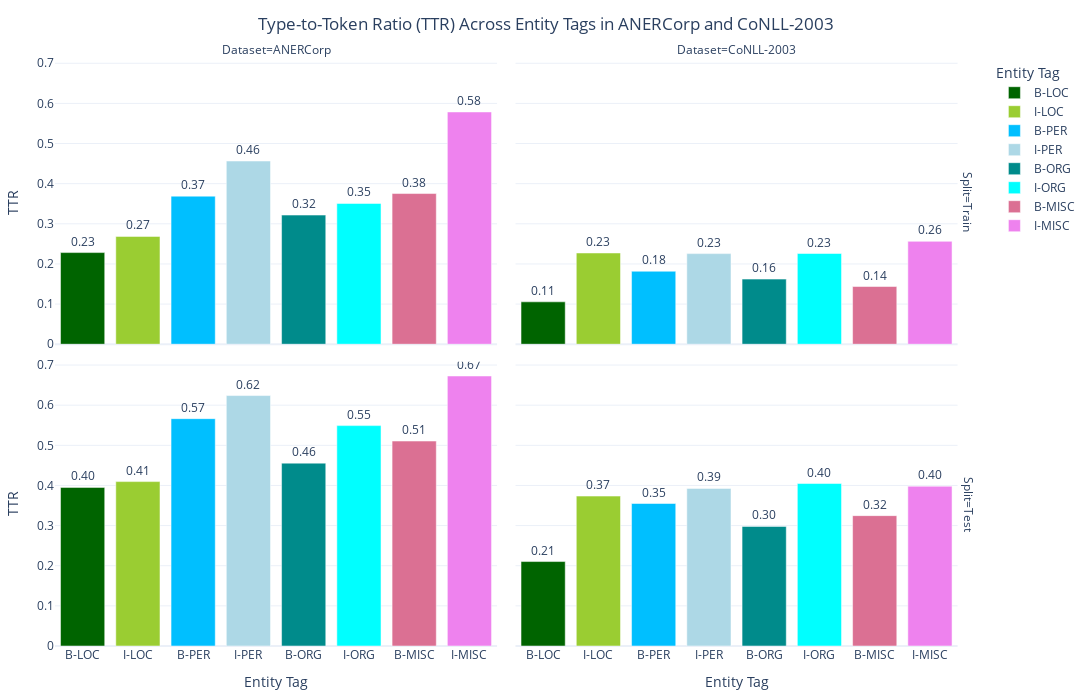

Here is the notebook cell this chart was saved with:
### Markdown cell above
# Lexical Diversity

### Code cell
# Initialize the TTR visualizer
ttr_visualizer = EntityTagTTRVisualizer(token_type_df)

# Preprocess the data
ttr_visualizer.preprocess_data()

# # Plot TTR bar chart for Train split
# ttr_visualizer.plot_bar_chart('Train')

# # Plot TTR bar chart for Test split
# ttr_visualizer.plot_bar_chart('Test')

# Plot faceted bar chart (Train/Test together)
ttr_visualizer.plot_faceted_bar_chart()

### Figure 1 — Plotly figure (JSON) as saved in the notebook; plotly's stock layout.template omitted (floating-point values rounded to 4 significant figures)
{"data": [{"alignmentgroup": "True", "hovertemplate": "Entity Tag=%{x}<br>Split=Train<br>Dataset=ANERCorp<br>TTR=%{text}<extra></extra>", "legendgroup": "B-LOC", "marker": {"color": "darkgreen", "pattern": {"shape": ""}}, "name": "B-LOC", "offsetgroup": "B-LOC", "orientation": "v", "showlegend": true, "text": [0.2283], "textposition": "outside", "texttemplate": "%{text:.2f}", "type": "bar", "x": ["B-LOC"], "xaxis": "x3", "y": [0.2283], "yaxis": "y3"}, {"alignmentgroup": "True", "hovertemplate": "Entity Tag=%{x}<br>Split=Train<br>Dataset=CoNLL-2003<br>TTR=%{text}<extra></extra>", "legendgroup": "B-LOC", "marker": {"color": "darkgreen", "pattern": {"shape": ""}}, "name": "B-LOC", "offsetgroup": "B-LOC", "orientation": "v", "showlegend": false, "text": [0.1056], "textposition": "outside", "texttemplate": "%{text:.2f}", "type": "bar", "x": ["B-LOC"], "xaxis": "x4", "y": [0.1056], "yaxis": "y4"}, {"alignmentgroup": "True", "hovertemplate": "Entity Tag=%{x}<br>Split=Test<br>Dataset=ANERCorp<br>TTR=%{text}<extra></extra>", "legendgroup": "B-LOC", "marker": {"color": "darkgreen", "pattern": {"shape": ""}}, "name": "B-LOC", "offsetgroup": "B-LOC", "orientation": "v", "showlegend": false, "text": [0.3952], "textposition": "outside", "texttemplate": "%{text:.2f}", "type": "bar", "x": ["B-LOC"], "xaxis": "x", "y": [0.3952], "yaxis": "y"}, {"alignmentgroup": "True", "hovertemplate": "Entity Tag=%{x}<br>Split=Test<br>Dataset=CoNLL-2003<br>TTR=%{text}<extra></extra>", "legendgroup": "B-LOC", "marker": {"color": "darkgreen", "pattern": {"shape": ""}}, "name": "B-LOC", "offsetgroup": "B-LOC", "orientation": "v", "showlegend": false, "text": [0.2104], "textposition": "outside", "texttemplate": "%{text:.2f}", "type": "bar", "x": ["B-LOC"], "xaxis": "x2", "y": [0.2104], "yaxis": "y2"}, {"alignmentgroup": "True", "hovertemplate": "Entity Tag=%{x}<br>Split=Train<br>Dataset=ANERCorp<br>TTR=%{text}<extra></extra>", "legendgroup": "I-LOC", "marker": {"color": "yellowgreen", "pattern": {"shape": ""}}, "name": "I-LOC", "offsetgroup": "I-LOC", "orientation": "v", "showlegend": true, "text": [0.2686], "textposition": "outside", "texttemplate": "%{text:.2f}", "type": "bar", "x": ["I-LOC"], "xaxis": "x3", "y": [0.2686], "yaxis": "y3"}, {"alignmentgroup": "True", "hovertemplate": "Entity Tag=%{x}<br>Split=Train<br>Dataset=CoNLL-2003<br>TTR=%{text}<extra></extra>", "legendgroup": "I-LOC", "marker": {"color": "yellowgreen", "pattern": {"shape": ""}}, "name": "I-LOC", "offsetgroup": "I-LOC", "orientation": "v", "showlegend": false, "text": [0.2273], "textposition": "outside", "texttemplate": "%{text:.2f}", "type": "bar", "x": ["I-LOC"], "xaxis": "x4", "y": [0.2273], "yaxis": "y4"}, {"alignmentgroup": "True", "hovertemplate": "Entity Tag=%{x}<br>Split=Test<br>Dataset=ANERCorp<br>TTR=%{text}<extra></extra>", "legendgroup": "I-LOC", "marker": {"color": "yellowgreen", "pattern": {"shape": ""}}, "name": "I-LOC", "offsetgroup": "I-LOC", "orientation": "v", "showlegend": false, "text": [0.4096], "textposition": "outside", "texttemplate": "%{text:.2f}", "type": "bar", "x": ["I-LOC"], "xaxis": "x", "y": [0.4096], "yaxis": "y"}, {"alignmentgroup": "True", "hovertemplate": "Entity Tag=%{x}<br>Split=Test<br>Dataset=CoNLL-2003<br>TTR=%{text}<extra></extra>", "legendgroup": "I-LOC", "marker": {"color": "yellowgreen", "pattern": {"shape": ""}}, "name": "I-LOC", "offsetgroup": "I-LOC", "orientation": "v", "showlegend": false, "text": [0.3735], "textposition": "outside", "texttemplate": "%{text:.2f}", "type": "bar", "x": ["I-LOC"], "xaxis": "x2", "y": [0.3735], "yaxis": "y2"}, {"alignmentgroup": "True", "hovertemplate": "Entity Tag=%{x}<br>Split=Train<br>Dataset=ANERCorp<br>TTR=%{text}<extra></extra>", "legendgroup": "B-PER", "marker": {"color": "deepskyblue", "pattern": {"shape": ""}}, "name": "B-PER", "offsetgroup": "B-PER", "orientation": "v", "showlegend": true, "text": [0.3689], "textposition": "outside", "texttemplate": "%{text:.2f}", "type": "bar", "x": ["B-PER"], "xaxis": "x3", "y": [0.3689], "yaxis": "y3"}, {"alignmentgroup": "True", "hovertemplate": "Entity Tag=%{x}<br>Split=Train<br>Dataset=CoNLL-2003<br>TTR=%{text}<extra></extra>", "legendgroup": "B-PER", "marker": {"color": "deepskyblue", "pattern": {"shape": ""}}, "name": "B-PER", "offsetgroup": "B-PER", "orientation": "v", "showlegend": false, "text": [0.1818], "textposition": "outside", "texttemplate": "%{text:.2f}", "type": "bar", "x": ["B-PER"], "xaxis": "x4", "y": [0.1818], "yaxis": "y4"}, {"alignmentgroup": "True", "hovertemplate": "Entity Tag=%{x}<br>Split=Test<br>Dataset=ANERCorp<br>TTR=%{text}<extra></extra>", "legendgroup": "B-PER", "marker": {"color": "deepskyblue", "pattern": {"shape": ""}}, "name": "B-PER", "offsetgroup": "B-PER", "orientation": "v", "showlegend": false, "text": [0.5664], "textposition": "outside", "texttemplate": "%{text:.2f}", "type": "bar", "x": ["B-PER"], "xaxis": "x", "y": [0.5664], "yaxis": "y"}, {"alignmentgroup": "True", "hovertemplate": "Entity Tag=%{x}<br>Split=Test<br>Dataset=CoNLL-2003<br>TTR=%{text}<extra></extra>", "legendgroup": "B-PER", "marker": {"color": "deepskyblue", "pattern": {"shape": ""}}, "name": "B-PER", "offsetgroup": "B-PER", "orientation": "v", "showlegend": false, "text": [0.355], "textposition": "outside", "texttemplate": "%{text:.2f}", "type": "bar", "x": ["B-PER"], "xaxis": "x2", "y": [0.355], "yaxis": "y2"}, {"alignmentgroup": "True", "hovertemplate": "Entity Tag=%{x}<br>Split=Train<br>Dataset=ANERCorp<br>TTR=%{text}<extra></extra>", "legendgroup": "I-PER", "marker": {"color": "lightblue", "pattern": {"shape": ""}}, "name": "I-PER", "offsetgroup": "I-PER", "orientation": "v", "showlegend": true, "text": [0.4564], "textposition": "outside", "texttemplate": "%{text:.2f}", "type": "bar", "x": ["I-PER"], "xaxis": "x3", "y": [0.4564], "yaxis": "y3"}, {"alignmentgroup": "True", "hovertemplate": "Entity Tag=%{x}<br>Split=Train<br>Dataset=CoNLL-2003<br>TTR=%{text}<extra></extra>", "legendgroup": "I-PER", "marker": {"color": "lightblue", "pattern": {"shape": ""}}, "name": "I-PER", "offsetgroup": "I-PER", "orientation": "v", "showlegend": false, "text": [0.2257], "textposition": "outside", "texttemplate": "%{text:.2f}", "type": "bar", "x": ["I-PER"], "xaxis": "x4", "y": [0.2257], "yaxis": "y4"}, {"alignmentgroup": "True", "hovertemplate": "Entity Tag=%{x}<br>Split=Test<br>Dataset=ANERCorp<br>TTR=%{text}<extra></extra>", "legendgroup": "I-PER", "marker": {"color": "lightblue", "pattern": {"shape": ""}}, "name": "I-PER", "offsetgroup": "I-PER", "orientation": "v", "showlegend": false, "text": [0.624], "textposition": "outside", "texttemplate": "%{text:.2f}", "type": "bar", "x": ["I-PER"], "xaxis": "x", "y": [0.624], "yaxis": "y"}, {"alignmentgroup": "True", "hovertemplate": "Entity Tag=%{x}<br>Split=Test<br>Dataset=CoNLL-2003<br>TTR=%{text}<extra></extra>", "legendgroup": "I-PER", "marker": {"color": "lightblue", "pattern": {"shape": ""}}, "name": "I-PER", "offsetgroup": "I-PER", "orientation": "v", "showlegend": false, "text": [0.3927], "textposition": "outside", "texttemplate": "%{text:.2f}", "type": "bar", "x": ["I-PER"], "xaxis": "x2", "y": [0.3927], "yaxis": "y2"}, {"alignmentgroup": "True", "hovertemplate": "Entity Tag=%{x}<br>Split=Train<br>Dataset=ANERCorp<br>TTR=%{text}<extra></extra>", "legendgroup": "B-ORG", "marker": {"color": "darkcyan", "pattern": {"shape": ""}}, "name": "B-ORG", "offsetgroup": "B-ORG", "orientation": "v", "showlegend": true, "text": [0.3217], "textposition": "outside", "texttemplate": "%{text:.2f}", "type": "bar", "x": ["B-ORG"], "xaxis": "x3", "y": [0.3217], "yaxis": "y3"}, {"alignmentgroup": "True", "hovertemplate": "Entity Tag=%{x}<br>Split=Train<br>Dataset=CoNLL-2003<br>TTR=%{text}<extra></extra>", "legendgroup": "B-ORG", "marker": {"color": "darkcyan", "pattern": {"shape": ""}}, "name": "B-ORG", "offsetgroup": "B-ORG", "orientation": "v", "showlegend": false, "text": [0.1622], "textposition": "outside", "texttemplate": "%{text:.2f}", "type": "bar", "x": ["B-ORG"], "xaxis": "x4", "y": [0.1622], "yaxis": "y4"}, {"alignmentgroup": "True", "hovertemplate": "Entity Tag=%{x}<br>Split=Test<br>Dataset=ANERCorp<br>TTR=%{text}<extra></extra>", "legendgroup": "B-ORG", "marker": {"color": "darkcyan", "pattern": {"shape": ""}}, "name": "B-ORG", "offsetgroup": "B-ORG", "orientation": "v", "showlegend": false, "text": [0.4556], "textposition": "outside", "texttemplate": "%{text:.2f}", "type": "bar", "x": ["B-ORG"], "xaxis": "x", "y": [0.4556], "yaxis": "y"}, {"alignmentgroup": "True", "hovertemplate": "Entity Tag=%{x}<br>Split=Test<br>Dataset=CoNLL-2003<br>TTR=%{text}<extra></extra>", "legendgroup": "B-ORG", "marker": {"color": "darkcyan", "pattern": {"shape": ""}}, "name": "B-ORG", "offsetgroup": "B-ORG", "orientation": "v", "showlegend": false, "text": [0.298], "textposition": "outside", "texttemplate": "%{text:.2f}", "type": "bar", "x": ["B-ORG"], "xaxis": "x2", "y": [0.298], "yaxis": "y2"}, {"alignmentgroup": "True", "hovertemplate": "Entity Tag=%{x}<br>Split=Train<br>Dataset=ANERCorp<br>TTR=%{text}<extra></extra>", "legendgroup": "I-ORG", "marker": {"color": "cyan", "pattern": {"shape": ""}}, "name": "I-ORG", "offsetgroup": "I-ORG", "orientation": "v", "showlegend": true, "text": [0.3507], "textposition": "outside", "texttemplate": "%{text:.2f}", "type": "bar", "x": ["I-ORG"], "xaxis": "x3", "y": [0.3507], "yaxis": "y3"}, {"alignmentgroup": "True", "hovertemplate": "Entity Tag=%{x}<br>Split=Train<br>Dataset=CoNLL-2003<br>TTR=%{text}<extra></extra>", "legendgroup": "I-ORG", "marker": {"color": "cyan", "pattern": {"shape": ""}}, "name": "I-ORG", "offsetgroup": "I-ORG", "orientation": "v", "showlegend": false, "text": [0.226], "textposition": "outside", "texttemplate": "%{text:.2f}", "type": "bar", "x": ["I-ORG"], "xaxis": "x4", "y": [0.226], "yaxis": "y4"}, {"alignmentgroup": "True", "hovertemplate": "Entity Tag=%{x}<br>Split=Test<br>Dataset=ANERCorp<br>TTR=%{text}<extra></extra>", "legendgroup": "I-ORG", "marker": {"color": "cyan", "pattern": {"shape": ""}}, "name": "I-ORG", "offsetgroup": "I-ORG", "orientation": "v", "showlegend": false, "text": [0.5491], "textposition": "outside", "texttemplate": "%{text:.2f}", "type": "bar", "x": ["I-ORG"], "xaxis": "x", "y": [0.5491], "yaxis": "y"}, {"alignmentgroup": "True", "hovertemplate": "Entity Tag=%{x}<br>Split=Test<br>Dataset=CoNLL-2003<br>TTR=%{text}<extra></extra>", "legendgroup": "I-ORG", "marker": {"color": "cyan", "pattern": {"shape": ""}}, "name": "I-ORG", "offsetgroup": "I-ORG", "orientation": "v", "showlegend": false, "text": [0.4048], "textposition": "outside", "texttemplate": "%{text:.2f}", "type": "bar", "x": ["I-ORG"], "xaxis": "x2", "y": [0.4048], "yaxis": "y2"}, {"alignmentgroup": "True", "hovertemplate": "Entity Tag=%{x}<br>Split=Train<br>Dataset=ANERCorp<br>TTR=%{text}<extra></extra>", "legendgroup": "B-MISC", "marker": {"color": "palevioletred", "pattern": {"shape": ""}}, "name": "B-MISC", "offsetgroup": "B-MISC", "orientation": "v", "showlegend": true, "text": [0.3754], "textposition": "outside", "texttemplate": "%{text:.2f}", "type": "bar", "x": ["B-MISC"], "xaxis": "x3", "y": [0.3754], "yaxis": "y3"}, {"alignmentgroup": "True", "hovertemplate": "Entity Tag=%{x}<br>Split=Train<br>Dataset=CoNLL-2003<br>TTR=%{text}<extra></extra>", "legendgroup": "B-MISC", "marker": {"color": "palevioletred", "pattern": {"shape": ""}}, "name": "B-MISC", "offsetgroup": "B-MISC", "orientation": "v", "showlegend": false, "text": [0.1437], "textposition": "outside", "texttemplate": "%{text:.2f}", "type": "bar", "x": ["B-MISC"], "xaxis": "x4", "y": [0.1437], "yaxis": "y4"}, {"alignmentgroup": "True", "hovertemplate": "Entity Tag=%{x}<br>Split=Test<br>Dataset=ANERCorp<br>TTR=%{text}<extra></extra>", "legendgroup": "B-MISC", "marker": {"color": "palevioletred", "pattern": {"shape": ""}}, "name": "B-MISC", "offsetgroup": "B-MISC", "orientation": "v", "showlegend": false, "text": [0.5106], "textposition": "outside", "texttemplate": "%{text:.2f}", "type": "bar", "x": ["B-MISC"], "xaxis": "x", "y": [0.5106], "yaxis": "y"}, {"alignmentgroup": "True", "hovertemplate": "Entity Tag=%{x}<br>Split=Test<br>Dataset=CoNLL-2003<br>TTR=%{text}<extra></extra>", "legendgroup": "B-MISC", "marker": {"color": "palevioletred", "pattern": {"shape": ""}}, "name": "B-MISC", "offsetgroup": "B-MISC", "orientation": "v", "showlegend": false, "text": [0.3248], "textposition": "outside", "texttemplate": "%{text:.2f}", "type": "bar", "x": ["B-MISC"], "xaxis": "x2", "y": [0.3248], "yaxis": "y2"}, {"alignmentgroup": "True", "hovertemplate": "Entity Tag=%{x}<br>Split=Train<br>Dataset=ANERCorp<br>TTR=%{text}<extra></extra>", "legendgroup": "I-MISC", "marker": {"color": "violet", "pattern": {"shape": ""}}, "name": "I-MISC", "offsetgroup": "I-MISC", "orientation": "v", "showlegend": true, "text": [0.5787], "textposition": "outside", "texttemplate": "%{text:.2f}", "type": "bar", "x": ["I-MISC"], "xaxis": "x3", "y": [0.5787], "yaxis": "y3"}, {"alignmentgroup": "True", "hovertemplate": "Entity Tag=%{x}<br>Split=Train<br>Dataset=CoNLL-2003<br>TTR=%{text}<extra></extra>", "legendgroup": "I-MISC", "marker": {"color": "violet", "pattern": {"shape": ""}}, "name": "I-MISC", "offsetgroup": "I-MISC", "orientation": "v", "showlegend": false, "text": [0.2563], "textposition": "outside", "texttemplate": "%{text:.2f}", "type": "bar", "x": ["I-MISC"], "xaxis": "x4", "y": [0.2563], "yaxis": "y4"}, {"alignmentgroup": "True", "hovertemplate": "Entity Tag=%{x}<br>Split=Test<br>Dataset=ANERCorp<br>TTR=%{text}<extra></extra>", "legendgroup": "I-MISC", "marker": {"color": "violet", "pattern": {"shape": ""}}, "name": "I-MISC", "offsetgroup": "I-MISC", "orientation": "v", "showlegend": false, "text": [0.6727], "textposition": "outside", "texttemplate": "%{text:.2f}", "type": "bar", "x": ["I-MISC"], "xaxis": "x", "y": [0.6727], "yaxis": "y"}, {"alignmentgroup": "True", "hovertemplate": "Entity Tag=%{x}<br>Split=Test<br>Dataset=CoNLL-2003<br>TTR=%{text}<extra></extra>", "legendgroup": "I-MISC", "marker": {"color": "violet", "pattern": {"shape": ""}}, "name": "I-MISC", "offsetgroup": "I-MISC", "orientation": "v", "showlegend": false, "text": [0.3981], "textposition": "outside", "texttemplate": "%{text:.2f}", "type": "bar", "x": ["I-MISC"], "xaxis": "x2", "y": [0.3981], "yaxis": "y2"}], "layout": {"annotations": [{"font": {}, "showarrow": false, "text": "Dataset=ANERCorp", "x": 0.24, "xanchor": "center", "xref": "paper", "y": 1, "yanchor": "bottom", "yref": "paper"}, {"font": {}, "showarrow": false, "text": "Dataset=CoNLL-2003", "x": 0.74, "xanchor": "center", "xref": "paper", "y": 1, "yanchor": "bottom", "yref": "paper"}, {"font": {}, "showarrow": false, "text": "Split=Test", "textangle": 90, "x": 0.98, "xanchor": "left", "xref": "paper", "y": 0.2425, "yanchor": "middle", "yref": "paper"}, {"font": {}, "showarrow": false, "text": "Split=Train", "textangle": 90, "x": 0.98, "xanchor": "left", "xref": "paper", "y": 0.7575, "yanchor": "middle", "yref": "paper"}], "barmode": "relative", "height": 700, "legend": {"title": {"text": "Entity Tag"}, "tracegroupgap": 0}, "margin": {"b": 20, "l": 20, "r": 20, "t": 60}, "title": {"text": "Type-to-Token Ratio (TTR) Across Entity Tags in ANERCorp and CoNLL-2003", "x": 0.5}, "width": 1200, "xaxis": {"anchor": "y", "categoryarray": ["B-LOC", "I-LOC", "B-PER", "I-PER", "B-ORG", "I-ORG", "B-MISC", "I-MISC"], "categoryorder": "array", "domain": [0, 0.48], "title": {"text": "Entity Tag"}}, "xaxis2": {"anchor": "y2", "categoryarray": ["B-LOC", "I-LOC", "B-PER", "I-PER", "B-ORG", "I-ORG", "B-MISC", "I-MISC"], "categoryorder": "array", "domain": [0.5, 0.98], "matches": "x", "title": {"text": "Entity Tag"}}, "xaxis3": {"anchor": "y3", "domain": [0, 0.48], "matches": "x", "showticklabels": false}, "xaxis4": {"anchor": "y4", "domain": [0.5, 0.98], "matches": "x", "showticklabels": false}, "yaxis": {"anchor": "x", "domain": [0, 0.485], "title": {"text": "TTR"}}, "yaxis2": {"anchor": "x2", "domain": [0, 0.485], "matches": "y", "showticklabels": false}, "yaxis3": {"anchor": "x3", "domain": [0.515, 1], "matches": "y", "title": {"text": "TTR"}}, "yaxis4": {"anchor": "x4", "domain": [0.515, 1], "matches": "y", "showticklabels": false}}}
